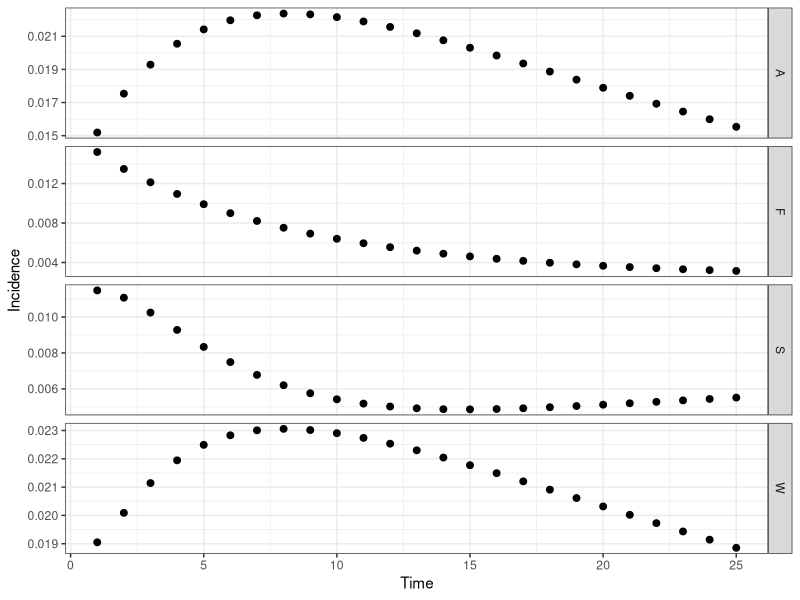
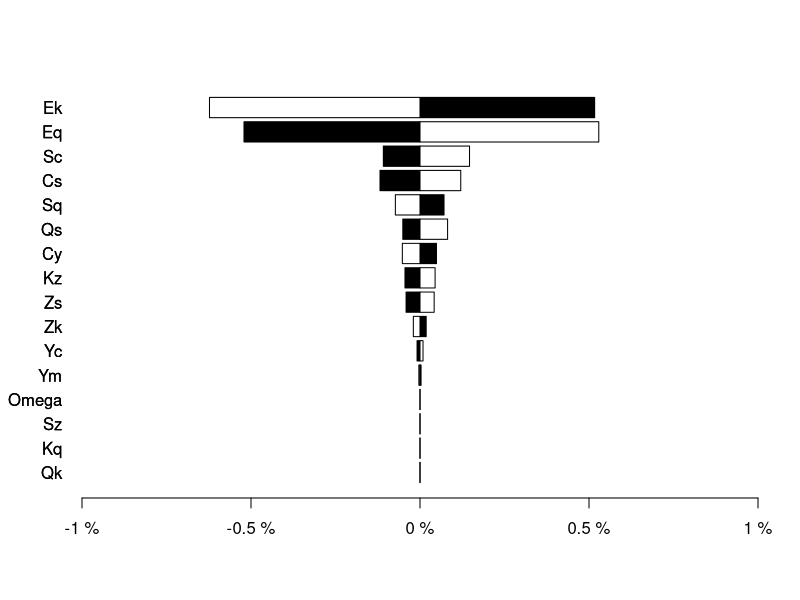

Reproduce these figures in R, in order.
# CF McQuaid & RMGJ Houben
# Start 21/04/2017 ---> current version 26/04/2017
# Cohort model of TB including regression and a slow stream
########################################
#         ^     ^     ^     ^          #
#      -> Q <-> S <-> C <-> Y -> M     # Q - Quiescent, S - Subclinical, C - Minimal (C+S-), Y - Disseminated (C+S+, symptomatic), M - Death (due to disease)
#     /   ^     ^                      #
#    E    |     |                      # E - Recently Infected, T - Cumulative incidence
#     \   v     v                      #
#      -> K <-> Z                      # K - Quiescent (slow stream), Z- Subclinical (slow stream),
#         v     v                      #
########################################
##set wd depending on who is coding/playing
setwd("C:/Users/cfmcquaid/Simulations")
#setwd("/Users/ReinHouben/Filr/ifolder/Applications (funding and jobs)/2016 - ERC starting grant/Rmodel_nathis/NatHistCoh")

#Next steps
# 1. get the prop inc disease after 5 years to 5%
###   How: play with Eq and Ek values, OR increase progression parameters
# 2. achieve 1 + start higher and sharper decrease in early years
###   How: change initial states to more realistic point, based on what prev of disease would be at screening
###   Also increase progression rates, while decreasing proportion that goes into the fast pathway

library("reshape2"); library("deSolve"); library("ggplot2"); library("plyr");
# Parameter sets: Average (), Wax (regression), Slow (slow), Full (regression, slow)
# Ax - rate from compartment A to compartment X, Omega - background mortality
paramA <- c(Eq=1.00, Ek=0.00, Qs=0.03, Qk=0.00, Kz=0.00, Kq=0.00, Sc=0.22, Sq=0.00, Sz=0.00, Zk=0.00, Zs=0.00, Cy=0.22, Cs=0.00, Ym=0.25, Yc=0.00, Omega=0)
paramW <- c(Eq=1.00, Ek=0.00, Qs=0.03, Qk=0.00, Kz=0.00, Kq=0.00, Sc=0.50, Sq=0.25, Sz=0.00, Zk=0.00, Zs=0.00, Cy=0.50, Cs=0.25, Ym=0.50, Yc=0.25, Omega=0)
paramS <- c(Eq=0.10, Ek=0.90, Qs=0.50, Qk=0.00, Kz=0.01, Kq=0.00, Sc=0.22, Sq=0.00, Sz=0.00, Zk=0.00, Zs=0.05, Cy=0.22, Cs=0.00, Ym=0.25, Yc=0.00, Omega=0)
paramF <- c(Eq=0.10, Ek=0.90, Qs=0.50, Qk=0.00, Kz=0.01, Kq=0.00, Sc=0.50, Sq=0.25, Sz=0.00, Zk=0.25, Zs=0.05, Cy=0.50, Cs=0.25, Ym=0.50, Yc=0.25, Omega=0)
# Initial states of compartments
state <- c(E=100000, Q=0, K=0, S=0, Z=0, C=0, Y=0, M=0, T=0)
# Timespan for simulation
times <- seq(0, 25, by = 1)
# Timespan for burn
timeb <- 5
# ODE function
regr <- function(t, state, parameters){
  with(as.list(c(state, parameters)), {
   # rates of change
   dE <- - (Eq + Ek)*E
   dQ <- + Eq*E + Sq*S + Kq*K - (Qs + Qk + Omega)*Q
   dK <- + Ek*E + Zk*Z + Qk*Q - (Kz + Kq + Omega)*K
   dS <- + Qs*Q + Cs*C + Zs*Z - (Sc + Sq + Sz + Omega)*S
   dZ <- + Kz*K + Sz*S - (Zk + Zs + Omega)*Z
   dC <- + Sc*S + Yc*Y - (Cs + Cy + Omega)*C
   dY <- + Cy*C -(Yc + Ym + Omega)*Y
   dM <- + Ym*Y
   dT <- + Sc*S / (E + Q + K + S + Z + C + Y + M)
   # return the rate of change
   list(c(dE, dQ, dK, dS, dZ, dC, dY, dM, dT))
  })
}
# Burn off the first X years to establish the proportion of individuals in each compartment, removing diseased
burn <- function(tb, state, fxn, parameters){
  out <- ode(y = state, times = seq(0, tb, by = 1), func = fxn, parms = parameters)
  stateb <- c(out[tb, 2], out[tb, 3], out[tb, 4], out[tb, 5], out[tb, 6], C=0, Y=0, M=0, T=0)
  return(stateb)
}
# Calculation function
calc <- function(t, tb, state, fxn, parameters, source){
  stateb <- burn(tb = tb, state = state, fxn = regr, parameters = parameters)
  out <- ode(y = stateb, times = t, func = fxn, parms = parameters)
  out <- as.data.frame(out)
  # Calculating incidence by subtracting the previous year's cumulative incidence from this year's
  out$inc <- head(c(out$T,0) - c(0,out$T),-1)
  # Removing the first data point at time zero as we only sample after a year
  out <- out[-c(1), ]
  # Formatting the data for plotting - putting into a melted data.fame, with additional columns for the source matrix
  out <- melt(out, id.vars = c("time"))
  out$source <- source
  return(out)
}
outA <- calc(t = times, tb = timeb, state = state, fxn = regr, parameters = paramA, source = "A")
outW <- calc(t = times, tb = timeb, state = state, fxn = regr, parameters = paramW, source = "W")
outS <- calc(t = times, tb = timeb, state = state, fxn = regr, parameters = paramS, source = "S")
outF <- calc(t = times, tb = timeb, state = state, fxn = regr, parameters = paramF, source = "F")
out <- rbind(outA, outW, outS, outF)
# Plot output
theme_set(theme_bw())
##all scenarios
ggplot(out[out$variable %in% c("inc"), ], aes(time, value)) + geom_point(size=2) + labs(x = "Time", y = "Incidence") + facet_grid(source ~ . , scales = "free")
##slow and slow+regression only (S+F)
out2 <- subset(out, source=='F' | source == 'S', select=time:source)  
#ggplot(out2[out2$variable %in% c("inc"), ], aes(time, value)) + geom_point(size=2) + labs(x = "Time", y = "Incidence") + facet_grid(source ~ . , scales = "free")

# Fitting parameters and state: proportion of individuals disease or dead (due to TB) after Otime years, using parameter set Osource
Osource <- "F"; Otime <- 5
Osize <- out[which(out$source == Osource & out$variable %in% c("E", "Q", "S", "K", "Z",  "C", "Y", "M") & out$time == Otime), ]
Oinc <- out[which(out$source == Osource & out$variable %in% c("T") & out$time == Otime), ]
# Point prevalence: total incidence excluding those that may have regressed
Pp <- sum(Osize$value[Osize$variable %in% c("C", "Y", "M")]) / sum(Osize$value)
# Cumulative incidence: total incidence including those that may have regressed
Ci <- Oinc$value

Pp
Ci

# Tornado plot
torn <- function(t, tb, tc, state, fxn, parameters){
  # Store data
  data <- rbind(parameters, parameters)
  rownames(data) <- c('+10%', '-10%')   
  # Compare to default data set
  stateb <- burn(tb = tb, state = state, fxn = regr, parameters = parameters)
  out <- ode(y = stateb, times = t, func = fxn, parms = parameters);
  def <- out [tc + 1, "T"]
    for (i in 1:16){
    # Increasing and decreasing each parameter in turn
    parametersM = parameters; parametersL = parameters
    parametersM[i] = parametersM[i] + 0.1*parametersM[i]; parametersL[i] = parametersL[i] - 0.1*parametersL[i]
    stateM <- burn(tb = tb, state = state, fxn = regr, parameters = parametersM);stateL <- burn(tb = tb, state = state, fxn = regr, parameters = parametersL)
    outM <- ode(y = stateM, times = t, func = fxn, parms = parametersM); outL <- ode(y = stateL, times = t, func = fxn, parms = parametersL)
    outM <- def - outM [tc + 1, "T"]; outL <- def - outL [tc + 1, "T"]
    data[1, i] <- outM; data[2, i] <- outL; 
  }
  return(data)
}
data <- torn(t = times, tb = timeb, tc = Otime, state = state, fxn = regr, parameters = paramF)
# For plotting '%' on x-axis
x <- seq(-0.01,0.01, length=10)
ORD = order(abs(data[2,] - data[1,]))
barplot(data[1,ORD], horiz = T, las=1, xlim = c(-0.01,0.01), xaxt='n', ylab = '', beside=T, col=c('black'))
barplot(data[2,ORD], horiz = T, las=1, xlim = c(-0.01,0.01), xaxt='n', ylab = '', beside=T, col=c('white'), add = TRUE)
axis(1, at=pretty(x), lab=paste0(pretty(x) * 100," %"), las=TRUE)
